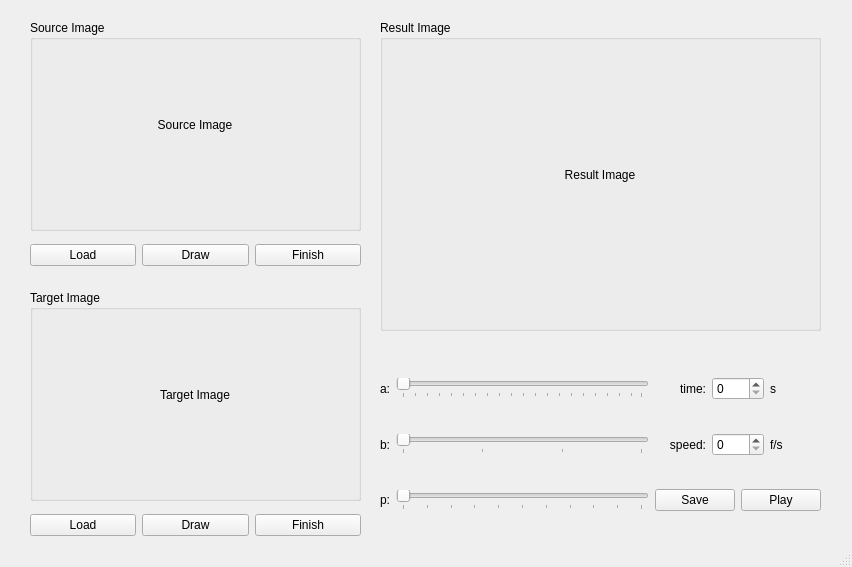
<?xml version="1.0" encoding="UTF-8"?>
<ui version="4.0">
 <class>MainWindow</class>
 <widget class="QMainWindow" name="MainWindow">
  <property name="geometry">
   <rect>
    <x>0</x>
    <y>0</y>
    <width>852</width>
    <height>567</height>
   </rect>
  </property>
  <property name="sizePolicy">
   <sizepolicy hsizetype="Preferred" vsizetype="Preferred">
    <horstretch>0</horstretch>
    <verstretch>0</verstretch>
   </sizepolicy>
  </property>
  <property name="windowTitle">
   <string>Morphing Program</string>
  </property>
  <widget class="QWidget" name="centralwidget">
   <widget class="QWidget" name="verticalLayoutWidget">
    <property name="geometry">
     <rect>
      <x>30</x>
      <y>20</y>
      <width>331</width>
      <height>211</height>
     </rect>
    </property>
    <layout class="QVBoxLayout" name="SourceImg_layout">
     <property name="spacing">
      <number>10</number>
     </property>
     <item>
      <widget class="QGroupBox" name="sourceImg_groupbox">
       <property name="title">
        <string>Source Image</string>
       </property>
       <widget class="QLabel" name="sourceImgPos_label">
        <property name="geometry">
         <rect>
          <x>10</x>
          <y>10</y>
          <width>310</width>
          <height>190</height>
         </rect>
        </property>
        <property name="text">
         <string>Source Image</string>
        </property>
        <property name="textFormat">
         <enum>Qt::AutoText</enum>
        </property>
        <property name="scaledContents">
         <bool>false</bool>
        </property>
        <property name="alignment">
         <set>Qt::AlignCenter</set>
        </property>
       </widget>
      </widget>
     </item>
    </layout>
   </widget>
   <widget class="QWidget" name="horizontalLayoutWidget">
    <property name="geometry">
     <rect>
      <x>30</x>
      <y>240</y>
      <width>331</width>
      <height>31</height>
     </rect>
    </property>
    <layout class="QHBoxLayout" name="SourceImgButtons_layout">
     <item>
      <widget class="QPushButton" name="source_load_button">
       <property name="text">
        <string>Load</string>
       </property>
      </widget>
     </item>
     <item>
      <widget class="QPushButton" name="source_draw_button">
       <property name="text">
        <string>Draw</string>
       </property>
      </widget>
     </item>
     <item>
      <widget class="QPushButton" name="source_finish_button">
       <property name="text">
        <string>Finish</string>
       </property>
      </widget>
     </item>
    </layout>
   </widget>
   <widget class="QWidget" name="horizontalLayoutWidget_2">
    <property name="geometry">
     <rect>
      <x>30</x>
      <y>510</y>
      <width>331</width>
      <height>31</height>
     </rect>
    </property>
    <layout class="QHBoxLayout" name="TargetImgButtons_layout">
     <item>
      <widget class="QPushButton" name="target_load_button">
       <property name="text">
        <string>Load</string>
       </property>
      </widget>
     </item>
     <item>
      <widget class="QPushButton" name="target_draw_button">
       <property name="text">
        <string>Draw</string>
       </property>
      </widget>
     </item>
     <item>
      <widget class="QPushButton" name="target_finish_button">
       <property name="text">
        <string>Finish</string>
       </property>
      </widget>
     </item>
    </layout>
   </widget>
   <widget class="QWidget" name="verticalLayoutWidget_2">
    <property name="geometry">
     <rect>
      <x>30</x>
      <y>290</y>
      <width>331</width>
      <height>211</height>
     </rect>
    </property>
    <layout class="QVBoxLayout" name="TargetImg_layout">
     <property name="spacing">
      <number>10</number>
     </property>
     <item>
      <widget class="QGroupBox" name="targetImg_groupbox">
       <property name="title">
        <string>Target Image</string>
       </property>
       <widget class="QLabel" name="targetImgPos_label">
        <property name="geometry">
         <rect>
          <x>10</x>
          <y>10</y>
          <width>310</width>
          <height>190</height>
         </rect>
        </property>
        <property name="text">
         <string>Target Image</string>
        </property>
        <property name="textFormat">
         <enum>Qt::AutoText</enum>
        </property>
        <property name="scaledContents">
         <bool>false</bool>
        </property>
        <property name="alignment">
         <set>Qt::AlignCenter</set>
        </property>
       </widget>
      </widget>
     </item>
    </layout>
   </widget>
   <widget class="QWidget" name="verticalLayoutWidget_3">
    <property name="geometry">
     <rect>
      <x>380</x>
      <y>20</y>
      <width>441</width>
      <height>311</height>
     </rect>
    </property>
    <layout class="QVBoxLayout" name="ResultImg_layout">
     <item>
      <widget class="QGroupBox" name="resultImg_groupbox">
       <property name="title">
        <string>Result Image</string>
       </property>
       <widget class="QLabel" name="resultImgPos_label">
        <property name="geometry">
         <rect>
          <x>10</x>
          <y>10</y>
          <width>420</width>
          <height>290</height>
         </rect>
        </property>
        <property name="text">
         <string>Result Image</string>
        </property>
        <property name="alignment">
         <set>Qt::AlignCenter</set>
        </property>
       </widget>
      </widget>
     </item>
    </layout>
   </widget>
   <widget class="QWidget" name="gridLayoutWidget">
    <property name="geometry">
     <rect>
      <x>380</x>
      <y>350</y>
      <width>441</width>
      <height>191</height>
     </rect>
    </property>
    <layout class="QGridLayout" name="Parameters_layout">
     <item row="0" column="1">
      <layout class="QHBoxLayout" name="time_input_layout">
       <item>
        <widget class="QLabel" name="time_label">
         <property name="text">
          <string>time:</string>
         </property>
         <property name="alignment">
          <set>Qt::AlignRight|Qt::AlignTrailing|Qt::AlignVCenter</set>
         </property>
        </widget>
       </item>
       <item>
        <widget class="QSpinBox" name="time_SpinBox"/>
       </item>
       <item>
        <widget class="QLabel" name="second_label">
         <property name="text">
          <string>s</string>
         </property>
        </widget>
       </item>
      </layout>
     </item>
     <item row="0" column="0">
      <layout class="QHBoxLayout" name="a_input_layout">
       <item>
        <widget class="QLabel" name="a_label">
         <property name="text">
          <string>a:</string>
         </property>
        </widget>
       </item>
       <item>
        <widget class="QSlider" name="a_slider">
         <property name="singleStep">
          <number>5</number>
         </property>
         <property name="pageStep">
          <number>20</number>
         </property>
         <property name="orientation">
          <enum>Qt::Horizontal</enum>
         </property>
         <property name="tickPosition">
          <enum>QSlider::TicksBelow</enum>
         </property>
        </widget>
       </item>
      </layout>
     </item>
     <item row="1" column="1">
      <layout class="QHBoxLayout" name="speed_input_layout">
       <item>
        <widget class="QLabel" name="speed_label">
         <property name="text">
          <string>speed:</string>
         </property>
         <property name="alignment">
          <set>Qt::AlignRight|Qt::AlignTrailing|Qt::AlignVCenter</set>
         </property>
        </widget>
       </item>
       <item>
        <widget class="QSpinBox" name="speed_spinBox"/>
       </item>
       <item>
        <widget class="QLabel" name="frame_per_second_label">
         <property name="text">
          <string>f/s</string>
         </property>
        </widget>
       </item>
      </layout>
     </item>
     <item row="1" column="0">
      <layout class="QHBoxLayout" name="b_input_layout">
       <item>
        <widget class="QLabel" name="b_label">
         <property name="text">
          <string>b:</string>
         </property>
        </widget>
       </item>
       <item>
        <widget class="QSlider" name="b_Slider">
         <property name="minimum">
          <number>5</number>
         </property>
         <property name="maximum">
          <number>20</number>
         </property>
         <property name="singleStep">
          <number>1</number>
         </property>
         <property name="pageStep">
          <number>5</number>
         </property>
         <property name="orientation">
          <enum>Qt::Horizontal</enum>
         </property>
         <property name="tickPosition">
          <enum>QSlider::TicksBelow</enum>
         </property>
        </widget>
       </item>
      </layout>
     </item>
     <item row="2" column="0">
      <layout class="QHBoxLayout" name="p_input_layout">
       <item>
        <widget class="QLabel" name="p_label">
         <property name="text">
          <string>p:</string>
         </property>
        </widget>
       </item>
       <item>
        <widget class="QSlider" name="p_Slider">
         <property name="maximum">
          <number>100</number>
         </property>
         <property name="singleStep">
          <number>10</number>
         </property>
         <property name="pageStep">
          <number>20</number>
         </property>
         <property name="orientation">
          <enum>Qt::Horizontal</enum>
         </property>
         <property name="tickPosition">
          <enum>QSlider::TicksBelow</enum>
         </property>
        </widget>
       </item>
      </layout>
     </item>
     <item row="2" column="1">
      <layout class="QHBoxLayout" name="Save_Play_buttons_input_layout">
       <item>
        <widget class="QPushButton" name="save_button">
         <property name="text">
          <string>Save</string>
         </property>
        </widget>
       </item>
       <item>
        <widget class="QPushButton" name="play_button">
         <property name="text">
          <string>Play</string>
         </property>
        </widget>
       </item>
      </layout>
     </item>
    </layout>
   </widget>
  </widget>
  <widget class="QStatusBar" name="statusbar"/>
 </widget>
 <resources/>
 <connections/>
</ui>
